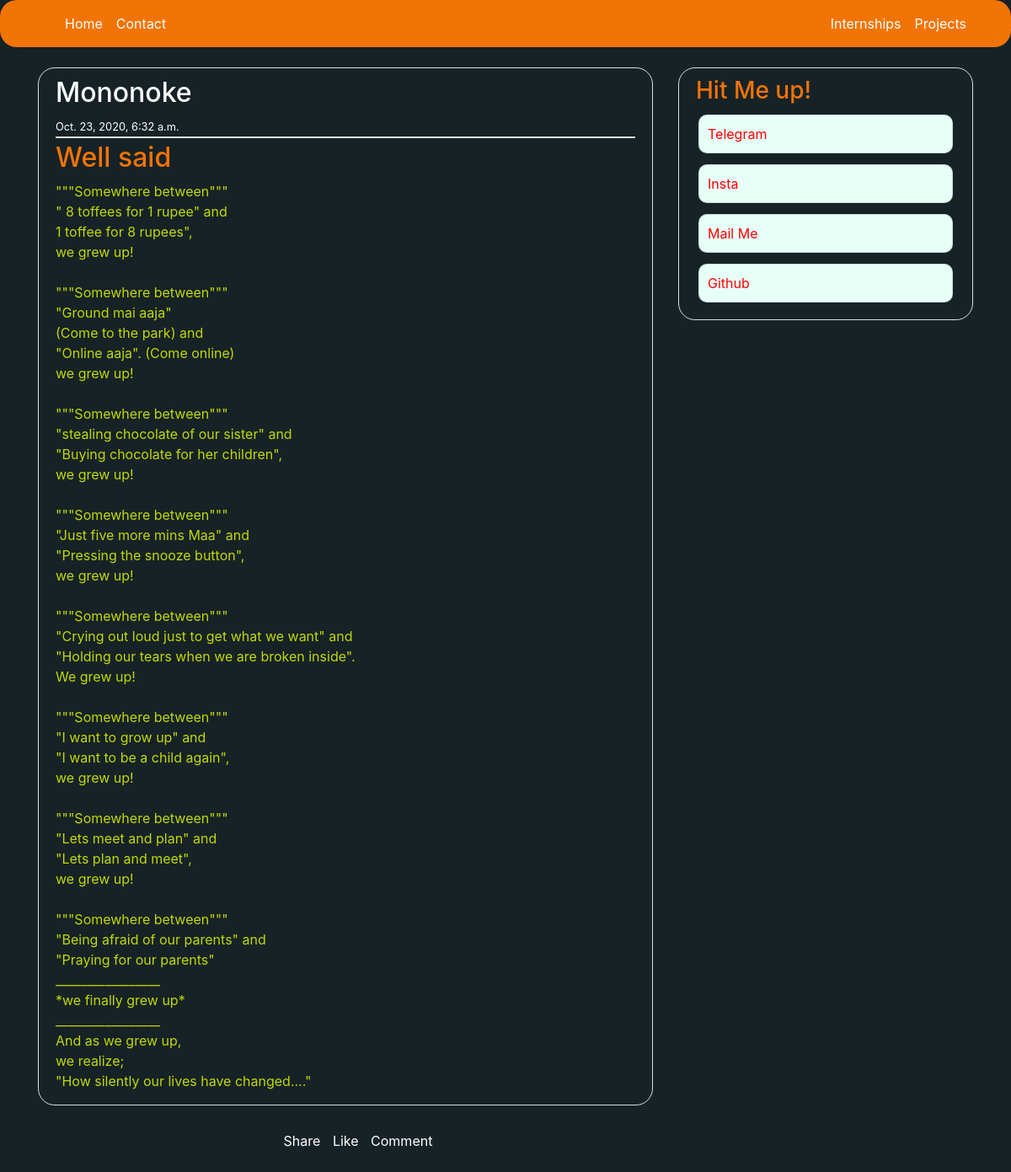
The page /blog/6/ on the database its author committed.
### blog/models.py (models this page shows, shortened)
class Post(models.Model):
    title = models.CharField(max_length=50)
    data = models.TextField()
    date_posted = models.DateTimeField(auto_now_add=True)
    class Meta:
        ordering = ['-date_posted']

### blog/views.py (the view)
# urls.py: path('<int:pk>/',PostView.as_view(),name='blog-mapper'),
class PostView(DetailView):
    model = Post
    template_name = 'blog/separate_view.html'

### blog/templates/blog/separate_view.html (shortened to what this page needs)
{% extends "blog/blog-base.html" %}
{% load social_share %}
{% block content %}
  <article class="media content-section">
    <div class="media-body">
      <div class="article-metadata">
        <h2>Mononoke</h2>
        <small class="date-class">{{object.date_posted }}</small>
      </div>
      <h2 class="article-title"></a>{{object.title }}</h2>
      <p class="article-content">{{ object.data }}</p>
      </div>
    </article>
    <ul class="additional-things">
      <li class="nav"id="navicon">Share</li>
      <li>Like</li>
      <li>Comment</li>
    </ul>
    <br>
    <br>
{% endblock content %}

### blog/static/blog/blog.css (style rules this page uses)
body { background:#172226; color: white; margin-top: 5rem; }
h1, h2, h3, h4, h5, h6 { color:white; }
.date-class { color:rgb(255, 255, 255); }
ul { margin: 0; }
.content-section { background:#172226; padding: 10px 20px; border: 1px solid #dddddd; border-radius: 20px; margin-bottom: 30px; padding-bottom:0px; }
.article-title { color: #F27405; }
.article-content { white-space: pre-line; color:#C0D904; }
.article-metadata { padding-bottom: 1px; margin-bottom: 4px; border-bottom: 2px solid #e3e3e3; }
.additional-things { list-style-type: none; text-align: center; }
.additional-things li { display: inline; margin-right: 10px; transition: all 0.5s; }

### rows shown on the page
Post: date_posted "Oct. 23, 2020, 6:32 a.m.", title "Well said", data "\"\"\"Somewhere between\"\"\" \" 8 toffees for 1 rupee\" and 1 toffee for 8 rupees\", we grew up! \"\"\"Somewhere between\"\"\" \"Ground mai aaja\" (Come to the park) and \"Online aaja\". (Come online) we grew up! \"\"\"Somewhere between\"\"\" \"stealing chocolate of our sister\" and \"Buying chocolate for her children\", we grew up! \"\"\"Somewhere between\"\"\" \"Just five more mins Maa\" and \"Pressing the snooze button\", we grew up! \"\"\"Somewhere between\"\"\" \"Crying out loud just to get what we want\" and \"Holding our tears when we are broken inside\". We grew up! \"\"\"Somewhere between\"\"\" \"I want to grow up\" and \"I want to be a child again\", we grew up! \"\"\"Somewhere between\"\"\" \"Lets meet and plan\" and \"Lets plan and meet\", we…"
